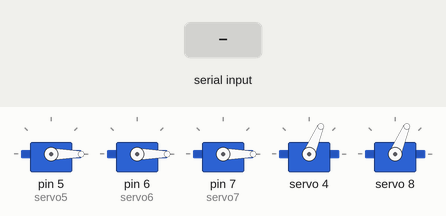
This sketch was run on a simulated Arduino Uno, built with avr-gcc and run on an emulated ATmega328P. Parts: 5 × servo. The test bench sets the inputs (shaded band).

Above: at 1.2 s.
1.3 s: "2" received over the second serial link
At 2.5 s:
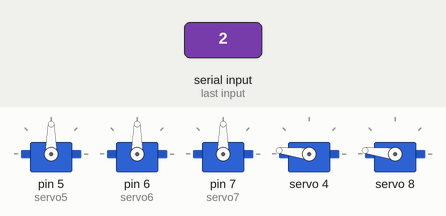
2.8 s: "3" received over the second serial link
At 3.6 s:
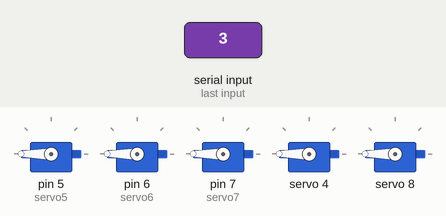
4.3 s: "1" received over the second serial link
At 4.8 s:
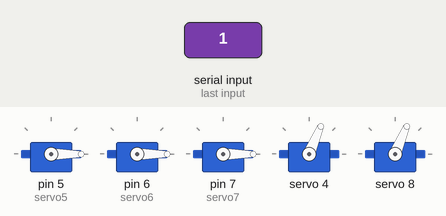
Timing chart, 0 to 7.3 s (numbered marks = the images above; inputs shaded):
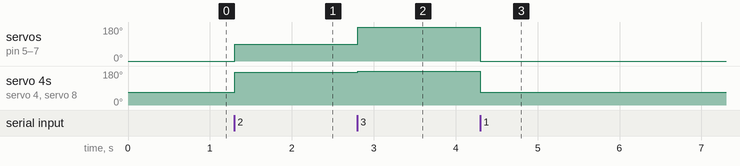

Measured:
- after the input at 1.3 s, servo on pin 5 (servo5), servo on pin 6 (servo6), servo on pin 7 (servo7): 0° → 90° at once; servo 4, servo 8: 67° → 173° at once
- after the input at 2.8 s, servo on pin 5 (servo5), servo on pin 6 (servo6), servo on pin 7 (servo7): 90° → 180° at once; servo 4, servo 8: 173° → 180° at once
- after the input at 4.3 s, servo on pin 5 (servo5), servo on pin 6 (servo6), servo on pin 7 (servo7): 180° → 0° at once; servo 4, servo 8: 180° → 67° at once

The sketch:

ServoTest.ino
```cpp
#include "HCPCA9685.h"
#include <Servo.h>
#include <SoftwareSerial.h>
#define I2CAdd 0x40
 int TX = 10;
 int RX = 11;
int Servo4Position;
int Servo8Position;
Servo servo5;
Servo servo6;
Servo servo7;
HCPCA9685 HCPCA9685(I2CAdd);
 SoftwareSerial my_BT(TX,RX);

//함수
void first(){
  servo5.write(0);
  servo6.write(0);
  servo7.write(0);
  HCPCA9685.Servo(4,150);
  HCPCA9685.Servo(8,150);

}
void second(){
  servo5.write(90);
  servo6.write(90);
  servo7.write(90);
  HCPCA9685.Servo(4,375);
  HCPCA9685.Servo(8,375);
}
void third(){
  servo5.write(180);
  servo6.write(180);
  servo7.write(180);
  HCPCA9685.Servo(4,600);
  HCPCA9685.Servo(8,600);
}

void setup(){
  Serial.begin(9600);
  my_BT.begin(9600);
  HCPCA9685.Init(SERVO_MODE);
  HCPCA9685.Sleep(false);
  servo5.attach(5);
  servo5.write(0);
  servo6.attach(6);
  servo6.write(0);
  servo7.attach(7);
  servo7.write(0);
  Servo4Position=150;
  Servo8Position=150;

  HCPCA9685.Servo(4,Servo4Position);
  HCPCA9685.Servo(8,Servo8Position);
}

void loop(){

    if(my_BT.available()){ //만약 블루투스가 연결상태일 경우

    char pose = my_BT.read();
    if(pose=='1'){
      first();
    }
    if(pose=='2'){
      second();
    }
    if(pose=='3'){
      third();
    }
    }
    if(Serial.available()){
      my_BT.write(Serial.read());
    }
}
```
